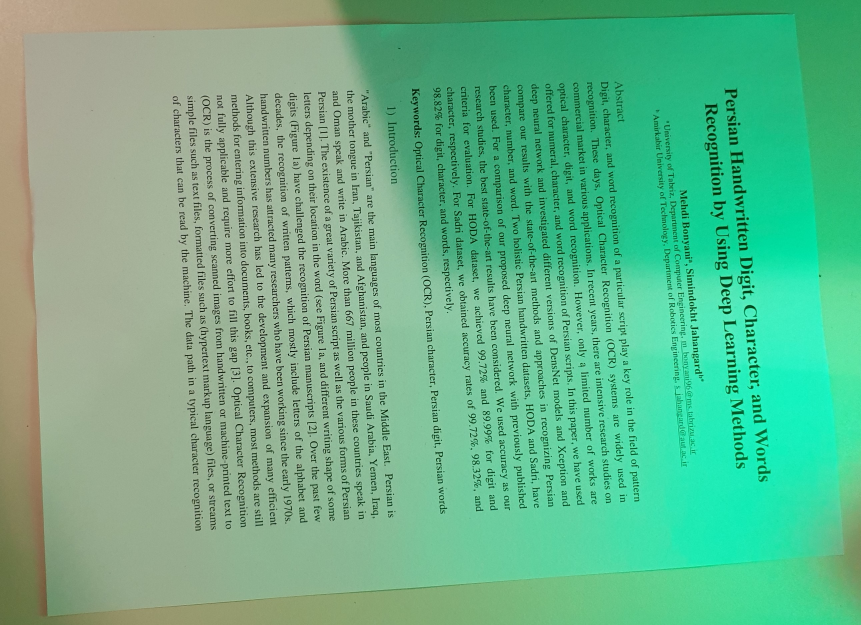
#> input picture data/imagesprojets5/photo/image_2_2.jpg, 2583 x 1875 px (shown at 1/3 size)
$ jupyter execute --allow-errors main_non_blind.ipynb   (shell and % lines are left out)
#> lines starting #> are read from the running program, lines starting #| are printed output that depends on the picture
### src/utils_non_blind.py
import cv2
import numpy as np

class Preprocess():
    """
    Class for preprocessing an image by removing the shadows and rescaling it
    """
    def __init__(self, img, origin):
        self.img = img
        self.origin = origin

    # [4 lines left out: function read_image, not called in this run]

    def remove_shadows(self, img, origin):
        """
        Removes shadows from an image
        """
        rgb_planes = cv2.split(img) # split RGB colors
        result_planes = []
        for plane in rgb_planes:
            dilated_img = cv2.dilate(plane, np.ones((7,7), np.uint8)) # dilation
            bg_img = cv2.medianBlur(dilated_img, 21) # median bluring
            diff_img = 255 - cv2.absdiff(plane, bg_img)
            result_planes.append(diff_img)
        result_ = cv2.merge(result_planes)
        return result_

    def rescaling(self,img,origin,scale_percent = 40):
        """
        Rescaling the image
        """
        origin_unresized = origin.copy()
        width = int(img.shape[1]*scale_percent/100)
        height = int(img.shape[0]*scale_percent/100)
        dim = (width, height)
        img = cv2.resize(img,dim, interpolation = cv2.INTER_AREA)
        origin = cv2.resize(origin,dim, interpolation = cv2.INTER_AREA)
        return img, origin


class Image_adjustment():
    def __init__(self, img, origin):
        self.img = img
        self.origin = origin

    def detect_matches(self):
        """
        Detect matches between the image and the original document using the SIFT algorithm
        """

        orb = cv2.ORB_create()
        # find the keypoints with ORB
        kp1 = orb.detect(self.img,None)
        # compute the descriptors with ORB
        kp1, des1 = orb.compute(self.img, kp1)
        kp2 = orb.detect(self.origin,None)
        kp2, des2 = orb.compute(self.origin, kp2)
        # create BFMatcher object
        bf = cv2.BFMatcher(cv2.NORM_HAMMING, crossCheck=True)
        # Match descriptors.
        matches = bf.match(des1,des2)
        # Sort them in the order of their distance.
        matches = sorted(matches, key = lambda x:x.distance)
        return matches, kp1, kp2

    def align_image(self,matches,kp1,kp2):
        """
        Align the image using the result of sift algorithm
        """
        src=[]
        dest=[]
        for match in matches[:100]:
            kp_img1=kp1[match.queryIdx]
            kp_img2=kp2[match.trainIdx]
            src.append((kp_img1.pt[0],kp_img1.pt[1]))
            dest.append((kp_img2.pt[0],kp_img2.pt[1]))
        h, status = cv2.findHomography(np.array(src), np.array(dest),cv2.RANSAC, 5.0)
        im_out = cv2.warpPerspective(self.img,h,(self.origin.shape[1], self.origin.shape[0]))
        return im_out

    def _paint_black_areas(self, img):
        """
            Returns an image with convex black areas painted in white, this is because warpperspective returns some black areas    which are downgrading pytesseract performance
        """
        height, width, _ = img.shape
        for x in range(0, height, 10):
            for y in range(0, width, 10):
                if img[max(0, y-5):min(height,y+5), max(0, x-5):min(width,x+5)].sum() == 0 :
                    img[max(0, y-5):min(height,y+5), max(0, x-5):min(width,x+5)] = [255, 255, 255]
        return img


### src/main_non_blind.ipynb
[cell 1]
import cv2
import numpy as np
import matplotlib.pyplot as plt

import pytesseract

from os import listdir
from os.path import isfile, join
import imutils
import warnings
warnings.filterwarnings("ignore")

from utils_non_blind import Preprocess, Image_adjustment


from IPython.core.display import display, HTML
display(HTML("<style>.container { width:90% !important; }</style>"))

[cell 2]
image = 1

img_file = '../data/imagesprojets5/photo/image_2_2.jpg' #image file path
origin_file = '../data/imagesprojets5/originals/image_1.jpg' #original image file path

img = cv2.imread(img_file) #reading the image
#> img is the input picture: shape (1875, 2583, 3); mean B, G, R 139.5, 180.8, 104.7
origin = cv2.imread(origin_file) #reading the original image
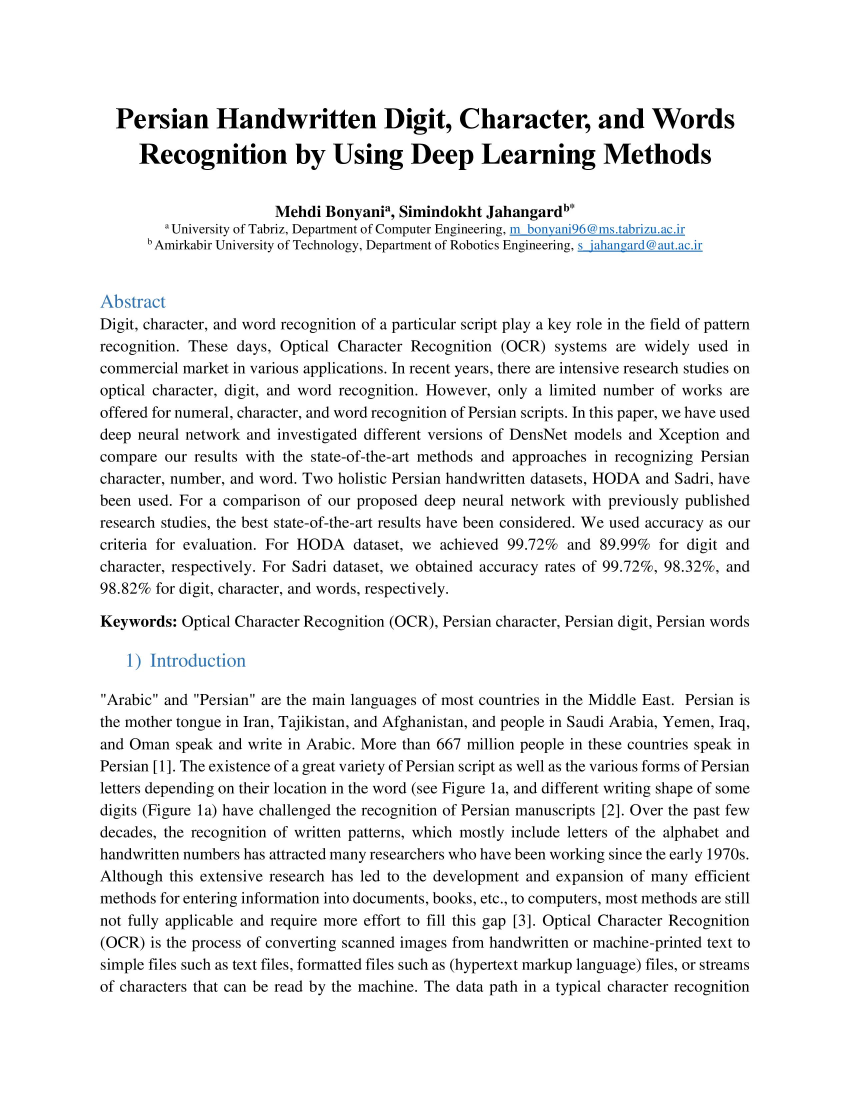
#> input picture data/imagesprojets5/originals/image_1.jpg, 2550 x 3300 px (shown at 1/3 size)
#> origin is the input picture: shape (3300, 2550, 3); mean B, G, R 238.7, 238.6, 238.4

[cell 3]
plt.imshow(img)
#> (this line was passed over: IPython is not available in this run)

[cell 4]
plt.imshow(origin)
#> (this line was passed over: IPython is not available in this run)

[cell 5]
##### Preprocessing
preprocessor = Preprocess(img_file, origin_file)
result = preprocessor.remove_shadows(img, origin)
#> the loop in remove_shadows, `for plane in rgb_planes:` made 3 passes
#> pass 1, in remove_shadows, `dilated_img = cv2.dilate(plane, np.ones((7,7), np.uint8))`:
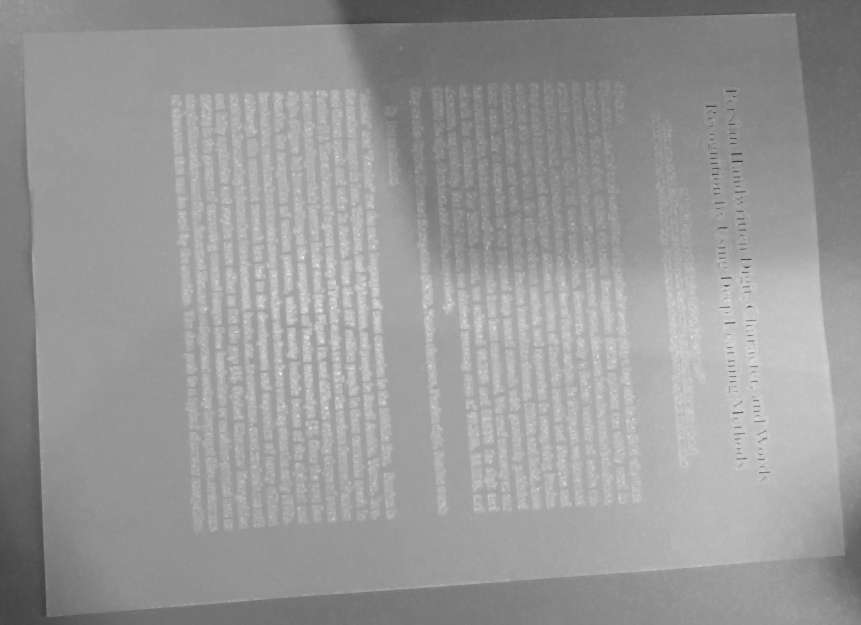
#> dilated_img: shape (1875, 2583) (shown at 1/3 size); min 26, max 234, mean 152.7
#> after the loop in remove_shadows, `for plane in rgb_planes:`:
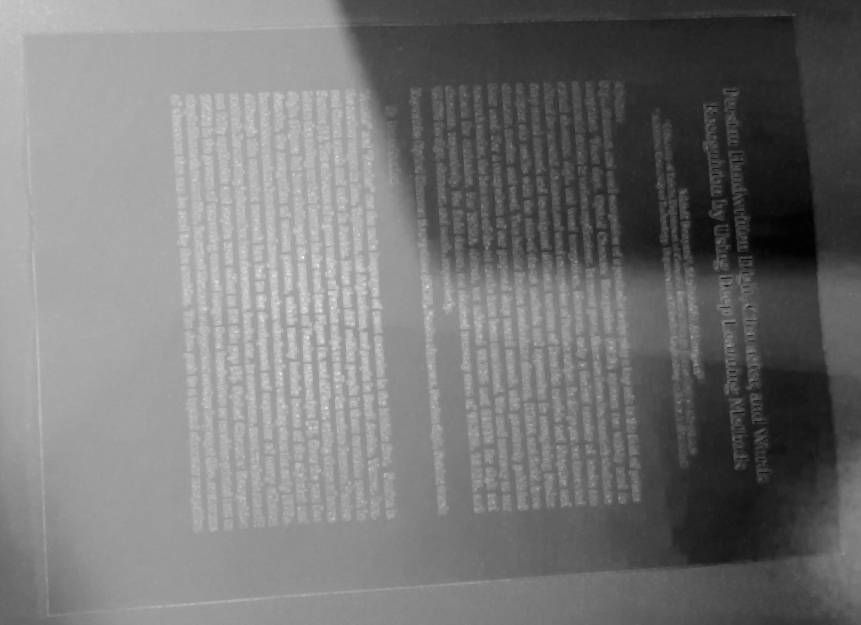
#> dilated_img: shape (1875, 2583) (shown at 1/3 size); min 0, max 233, mean 117.5
#> after the loop in remove_shadows, `for plane in rgb_planes:`: result_planes = 3 items
result, origin = preprocessor.rescaling(result, origin)
#> in rescaling, `img = cv2.resize(img,dim, interpolation = cv2.INTER_AREA)`:
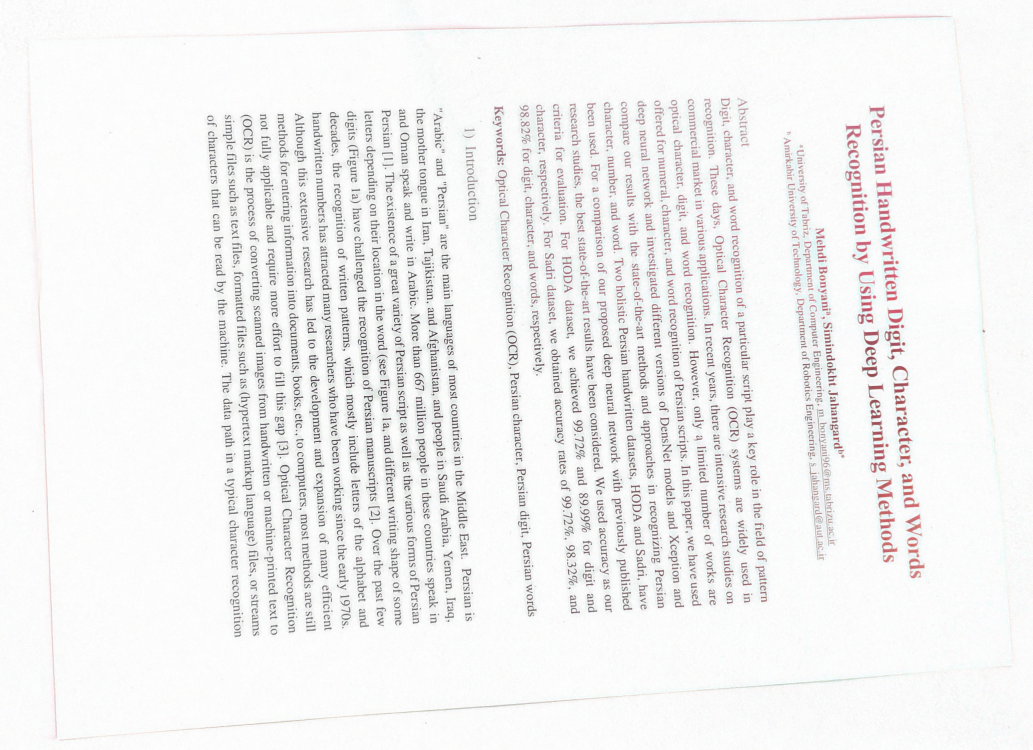
#> img: shape (750, 1033, 3); mean of channels 0, 1, 2 242.1, 242, 242.5; drawn as B, G, R
#> in rescaling, `origin = cv2.resize(origin,dim, interpolation = cv2.INTER_AREA)`:
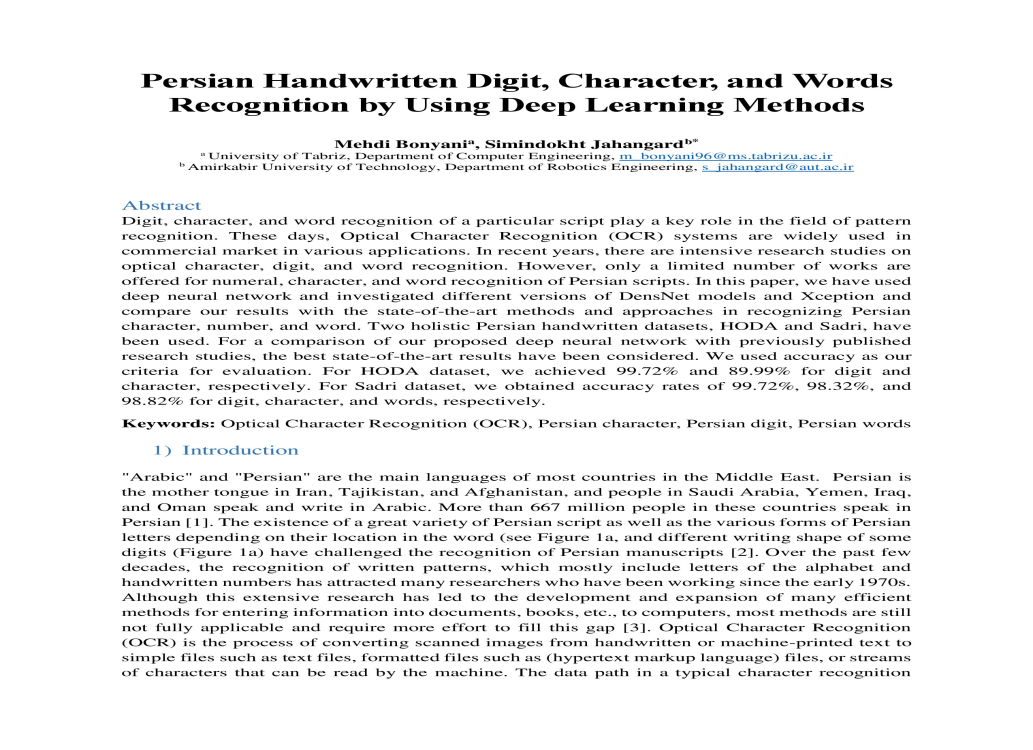
#> origin: shape (750, 1033, 3); mean of channels 0, 1, 2 238.7, 238.6, 238.4; drawn as B, G, R

### Adjusting image
image_adjustor = Image_adjustment(result, origin)
matches, kp1, kp2 = image_adjustor.detect_matches()
#> in detect_matches, `kp1 = orb.detect(self.img,None)`: kp1 = 500 keypoints; strongest (x, y, size): (370, 396, 31), (401, 407, 31), (371, 400, 31), (403, 351, 31)
#> in detect_matches, `kp2 = orb.detect(self.origin,None)`: kp2 = 500 keypoints; strongest (x, y, size): (160, 77, 37.2), (475, 104, 37.2), (841, 82, 44.6), (709, 104, 37.2)
#> in detect_matches, `matches = bf.match(des1,des2)`: matches = 151 matches
#> matches = 151 matches
aligned_image = image_adjustor.align_image(matches, kp1, kp2)
#> the loop in align_image, `for match in matches[:100]:` made 100 passes
#> (kp_img1, kp_img2) on passes 1 to 8: (keypoint at (258, 352.8), size 37.2, keypoint at (471, 569), size 31), (keypoint at (900, 439.2), size 44.6, keypoint at (625, 85), size 44.6), (keypoint at (905.7, 437.9), size 77.1, keypoint at (647, 107.8), size 64.3), (keypoint at (449.3, 352.5), size 53.6, keypoint at (301.1, 82.1), size 77.1), (keypoint at (304.8, 514.8), size 37.2, keypoint at (282, 539), size 31), (keypoint at (463.2, 570), size 37.2, keypoint at (471.7, 84.7), size 53.6), (keypoint at (884.2, 262.1), size 44.6, keypoint at (393.1, 85), size 44.6), (keypoint at (879.6, 422.4), size 37.2, keypoint at (618, 85.2), size 37.2)
#> after the loop in align_image, `for match in matches[:100]:`: dest = 100 pairs, first value 144 to 886, second value 74 to 672; src = 100 pairs, first value 229 to 915.7, second value 107 to 570
#> in align_image, `h, status = cv2.findHomography(np.array(src), np.array(dest),cv2.RANSA..`: h = [[-0.75, 0.151, 615.2], [-0.0961, 0.0191, 78.95], [-0.00122, 0.000237, 1]]; status = 100 values, max 1 at index 1, min 0 at index 0, mean 0.06
#> in align_image, `im_out = cv2.warpPerspective(self.img,h,(self.origin.shape[1], self.or..`:
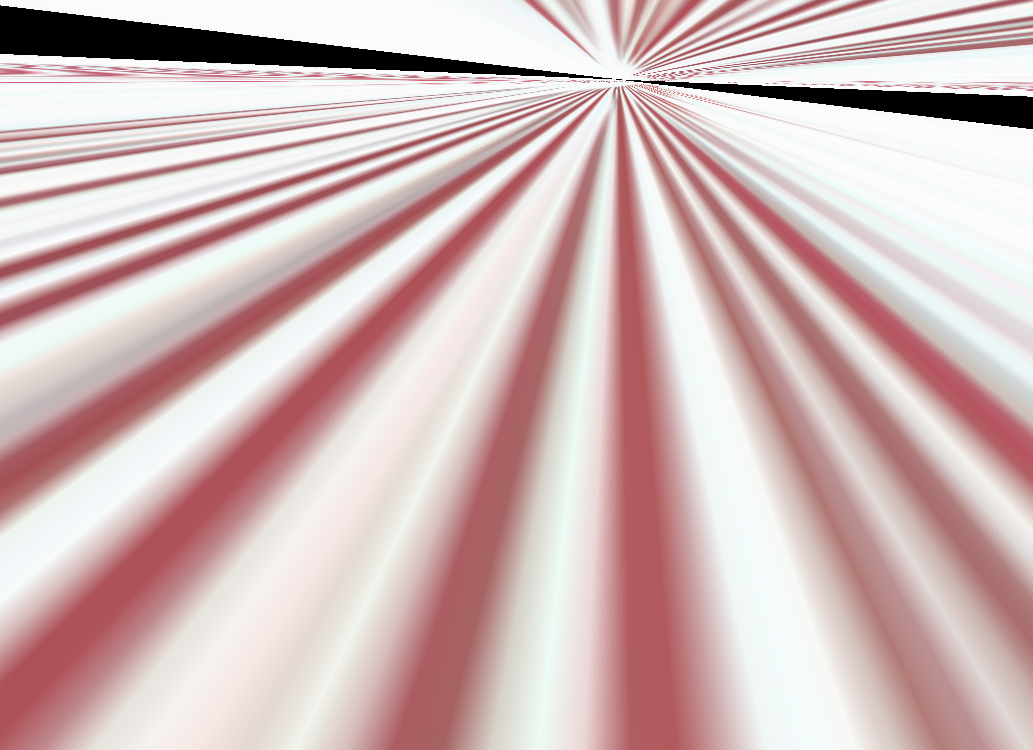
#> im_out: shape (750, 1033, 3); mean of channels 0, 1, 2 184.6, 184.8, 209.2; drawn as B, G, R

plt.imshow(aligned_image)
#> (this line was passed over: IPython is not available in this run)

## Paint color areas due to image warping if necessary

[cell 6]
aligned_image = image_adjustor._paint_black_areas(aligned_image)
plt.imshow(aligned_image)
#> (this line was passed over: IPython is not available in this run)

## Extract distances using pytesseract

[cell 7]
im_tesseract = aligned_image.copy()

#> (a cell that did not finish here is left out)

[cell 9]
plt.rcParams["figure.figsize"] = [20,15]

#> (the rest of this cell did not finish here and is left out)
